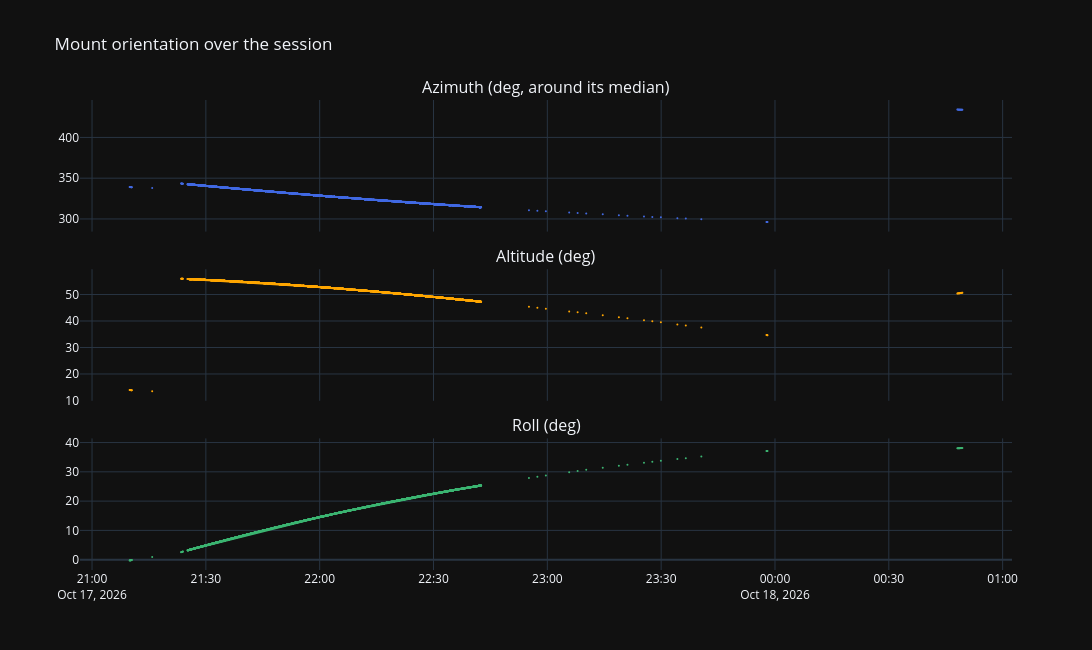

Here is the notebook cell this chart was saved with:
### Markdown cell above
## 1. Where did the mount point?

Azimuth is shown around its median so a 0/360 crossing doesn't stretch the axis; real jumps (gotos) are left as gaps.
Roll matters for the worm feed-forward: near Roll 0 the M1 and M3 worms move the sky the same way.
Below it, each motor's MCU angle on its own scale, with how many worm turns (6°) it made in the window.

### Code cell
GAP_S = 30           # PECLOG pauses longer than this (not tracking: slews, gotos) break the lines in section 1

def wrap_to_median(y, ref):
    return (y - ref + 180) % 360 - 180 + ref

def with_breaks(t, Y, jump=180.0, gap_s=GAP_S):
    """Times and columns (n, k) with a NaN row wherever PECLOG pauses (> gap_s) or a column jumps more than `jump`
    (an az wrap, an unwind remap), so the dotted lines leave a gap there without dropping a point. Also returns
    the break mask between consecutive rows."""
    t = pd.to_datetime(pd.Series(t)).reset_index(drop=True)
    Y = np.asarray(Y, float).reshape(len(t), -1)
    brk = (t.diff().dt.total_seconds().to_numpy()[1:] > gap_s) | np.any(np.abs(np.diff(Y, axis=0)) > jump, axis=1)
    at = np.flatnonzero(brk) + 1
    order = np.argsort(np.r_[np.arange(len(t)), at - 0.5], kind='stable')
    tx = np.r_[t.to_numpy(), t.to_numpy()[at]][order]
    return tx, np.vstack([Y, np.full((len(at), Y.shape[1]), np.nan)])[order], brk

def dotted(x, y, c, name):
    return go.Scatter(x=x, y=y, mode='lines+markers', marker=dict(size=2, color=c), line=dict(color=c),
                      name=name, showlegend=False)

COLOURS = ('royalblue', 'orange', 'mediumseagreen')
pose = np.column_stack([wrap_to_median(df['az'], df['az'].median()), df['alt'], df['roll']])
tx, pose_b, _ = with_breaks(df['timestamp'], pose)
fig = make_subplots(rows=3, cols=1, shared_xaxes=True, vertical_spacing=0.08,
                    subplot_titles=['Azimuth (deg, around its median)', 'Altitude (deg)', 'Roll (deg)'])
for r, (name, c) in enumerate(zip(('Az', 'Alt', 'Roll'), COLOURS)):
    fig.add_trace(dotted(tx, pose_b[:, r], c, name), row=r + 1, col=1)
fig.update_layout(height=650, width=1200, template=TEMPLATE, title='Mount orientation over the session')
fig.show()

### Figure 1 — Plotly figure (JSON) as saved in the notebook; plotly's stock layout.template omitted (floating-point values rounded to 4 significant figures; data arrays with more than 128 entries replaced by an {"elided": "..."} marker saying what was removed)
{"data": [{"line": {"color": "royalblue"}, "marker": {"color": "royalblue", "size": 2}, "mode": "lines+markers", "name": "Az", "showlegend": false, "type": "scatter", "x": {"elided": "4495 str values"}, "xaxis": "x", "y": {"elided": "4495 float values"}, "yaxis": "y"}, {"line": {"color": "orange"}, "marker": {"color": "orange", "size": 2}, "mode": "lines+markers", "name": "Alt", "showlegend": false, "type": "scatter", "x": {"elided": "4495 str values"}, "xaxis": "x2", "y": {"elided": "4495 float values"}, "yaxis": "y2"}, {"line": {"color": "mediumseagreen"}, "marker": {"color": "mediumseagreen", "size": 2}, "mode": "lines+markers", "name": "Roll", "showlegend": false, "type": "scatter", "x": {"elided": "4495 str values"}, "xaxis": "x3", "y": {"elided": "4495 float values"}, "yaxis": "y3"}], "layout": {"annotations": [{"font": {"size": 16}, "showarrow": false, "text": "Azimuth (deg, around its median)", "x": 0.5, "xanchor": "center", "xref": "paper", "y": 1, "yanchor": "bottom", "yref": "paper"}, {"font": {"size": 16}, "showarrow": false, "text": "Altitude (deg)", "x": 0.5, "xanchor": "center", "xref": "paper", "y": 0.64, "yanchor": "bottom", "yref": "paper"}, {"font": {"size": 16}, "showarrow": false, "text": "Roll (deg)", "x": 0.5, "xanchor": "center", "xref": "paper", "y": 0.28, "yanchor": "bottom", "yref": "paper"}], "height": 650, "title": {"text": "Mount orientation over the session"}, "width": 1200, "xaxis": {"anchor": "y", "domain": [0, 1], "matches": "x3", "showticklabels": false}, "xaxis2": {"anchor": "y2", "domain": [0, 1], "matches": "x3", "showticklabels": false}, "xaxis3": {"anchor": "y3", "domain": [0, 1]}, "yaxis": {"anchor": "x", "domain": [0.72, 1]}, "yaxis2": {"anchor": "x2", "domain": [0.36, 0.64]}, "yaxis3": {"anchor": "x3", "domain": [0, 0.28]}}}
